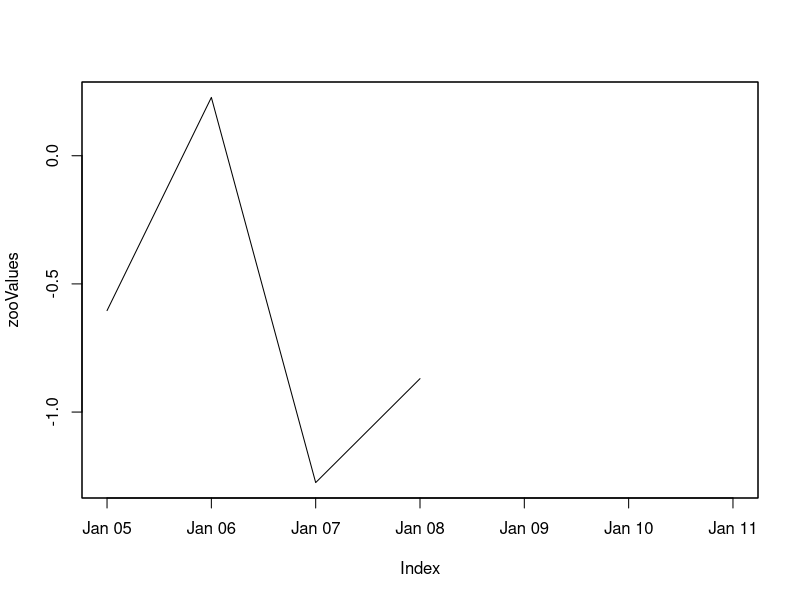
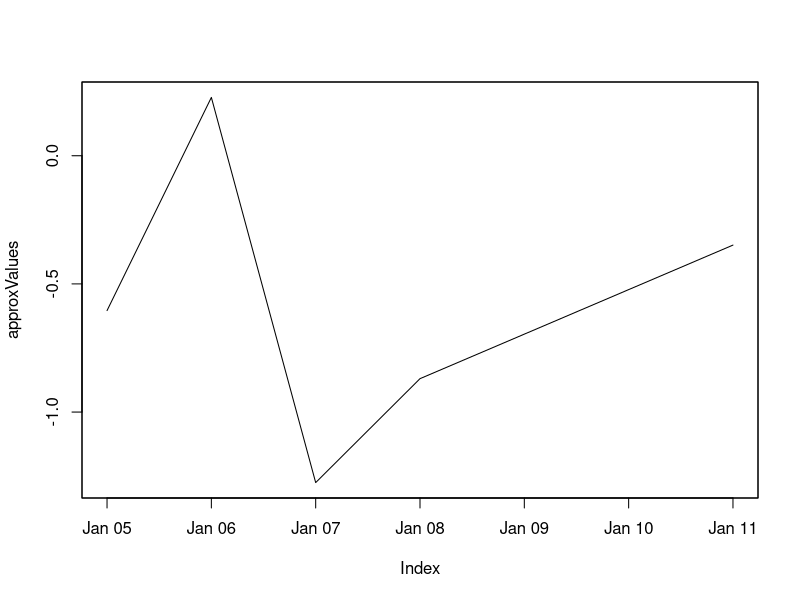

Recreate these plots in R, in order.
# test interpolation of missing values
# source of the example: https://stackoverflow.com/questions/27368195/r-ts-with-missing-values

# packages for imputation: imputeTS, zoo, forecast

library(zoo)
library(lubridate)

allDates <- seq.Date(as.Date("2010-01-05"), as.Date("2010-01-11"), "day")
values <- c(-0.6041787, 0.2274668, -1.2751761, -0.8696818, NA, NA, -0.3486378)

df <- data.frame(allDates, values)
colnames(df) <- c("Date", "Value")
df

zooValues <- zoo(df$Value, df$Date)
head(zooValues, 7)
plot(zooValues)

approxValues <- na.approx(zooValues)
head(approxValues, 7)
plot(approxValues)




##
t0 <- "2010-01-04"
Dates <- as.Date(ymd(t0))+1:120
weekDays <- Dates[!(weekdays(Dates) %in% c("Saturday","Sunday"))]
##
set.seed(123)
values <- data.frame(Date=weekDays,Value=rnorm(length(weekDays)))
values
